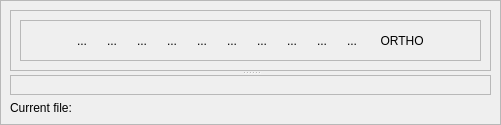
          <widget class="QStackedWidget" name="stackedWidget_main">
           <property name="sizePolicy">
            <sizepolicy hsizetype="Expanding" vsizetype="Preferred">
             <horstretch>0</horstretch>
             <verstretch>0</verstretch>
            </sizepolicy>
           </property>
           <property name="frameShape">
            <enum>QFrame::StyledPanel</enum>
           </property>
           <property name="frameShadow">
            <enum>QFrame::Plain</enum>
           </property>
           <property name="currentIndex">
            <number>0</number>
           </property>
           <widget class="QWidget" name="page_occ_gcode">
            <layout class="QGridLayout" name="gridLayout_7">
             <item row="0" column="0">
              <widget class="QSplitter" name="splitter">
               <property name="orientation">
                <enum>Qt::Vertical</enum>
               </property>
               <widget class="QFrame" name="frame_4">
                <property name="sizePolicy">
                 <sizepolicy hsizetype="Expanding" vsizetype="Expanding">
                  <horstretch>0</horstretch>
                  <verstretch>0</verstretch>
                 </sizepolicy>
                </property>
                <property name="frameShape">
                 <enum>QFrame::StyledPanel</enum>
                </property>
                <property name="frameShadow">
                 <enum>QFrame::Raised</enum>
                </property>
                <layout class="QGridLayout" name="gridLayout_11">
                 <item row="2" column="0" colspan="2">
                  <layout class="QGridLayout" name="gridLayout_occ"/>
                 </item>
                 <item row="0" column="0" colspan="2">
                  <widget class="QFrame" name="frame">
                   <property name="sizePolicy">
                    <sizepolicy hsizetype="Preferred" vsizetype="Minimum">
                     <horstretch>0</horstretch>
                     <verstretch>0</verstretch>
                    </sizepolicy>
                   </property>
                   <property name="minimumSize">
                    <size>
                     <width>0</width>
                     <height>0</height>
                    </size>
                   </property>
                   <property name="maximumSize">
                    <size>
                     <width>16777215</width>
                     <height>80</height>
                    </size>
                   </property>
                   <property name="frameShape">
                    <enum>QFrame::StyledPanel</enum>
                   </property>
                   <property name="frameShadow">
                    <enum>QFrame::Raised</enum>
                   </property>
                   <layout class="QGridLayout" name="gridLayout_4">
                    <item row="0" column="0">
                     <layout class="QGridLayout" name="gridLayout_2">
                      <item row="0" column="2">
                       <widget class="QToolButton" name="toolButton_zoom_plus">
                        <property name="text">
                         <string>...</string>
                        </property>
                        <property name="icon">
                         <iconset resource="icons.qrc">
                          <normaloff>:/pictures/btn_25_25_zoom_plus.png</normaloff>:/pictures/btn_25_25_zoom_plus.png</iconset>
                        </property>
                        <property name="iconSize">
                         <size>
                          <width>35</width>
                          <height>35</height>
                         </size>
                        </property>
                        <property name="autoRaise">
                         <bool>true</bool>
                        </property>
                       </widget>
                      </item>
                      <item row="0" column="6">
                       <widget class="QToolButton" name="toolButton_view_top">
                        <property name="text">
                         <string>...</string>
                        </property>
                        <property name="icon">
                         <iconset resource="icons.qrc">
                          <normaloff>:/pictures/btn_25_25_view_top.png</normaloff>:/pictures/btn_25_25_view_top.png</iconset>
                        </property>
                        <property name="iconSize">
                         <size>
                          <width>35</width>
                          <height>35</height>
                         </size>
                        </property>
                        <property name="autoRaise">
                         <bool>true</bool>
                        </property>
                       </widget>
                      </item>
                      <item row="0" column="11">
                       <widget class="QToolButton" name="toolButton_view_ortho">
                        <property name="sizePolicy">
                         <sizepolicy hsizetype="Fixed" vsizetype="Preferred">
                          <horstretch>0</horstretch>
                          <verstretch>0</verstretch>
                         </sizepolicy>
                        </property>
                        <property name="text">
                         <string> ORTHO</string>
                        </property>
                        <property name="icon">
                         <iconset resource="icons.qrc">
                          <normaloff>:/pictures/btn_25_25.png</normaloff>
                          <normalon>:/pictures/btn_25_25_in_green.png</normalon>:/pictures/btn_25_25.png</iconset>
                        </property>
                        <property name="iconSize">
                         <size>
                          <width>35</width>
                          <height>35</height>
                         </size>
                        </property>
                        <property name="checkable">
                         <bool>true</bool>
                        </property>
                        <property name="toolButtonStyle">
                         <enum>Qt::ToolButtonTextBesideIcon</enum>
                        </property>
                        <property name="autoRaise">
                         <bool>true</bool>
                        </property>
                       </widget>
                      </item>
                      <item row="0" column="3">
                       <widget class="QToolButton" name="toolButton_fit_all">
                        <property name="text">
                         <string>...</string>
                        </property>
                        <property name="icon">
                         <iconset resource="icons.qrc">
                          <normaloff>:/pictures/btn_25_25_zoom_extends.png</normaloff>:/pictures/btn_25_25_zoom_extends.png</iconset>
                        </property>
                        <property name="iconSize">
                         <size>
                          <width>35</width>
                          <height>35</height>
                         </size>
                        </property>
                        <property name="autoRaise">
                         <bool>true</bool>
                        </property>
                       </widget>
                      </item>
                      <item row="0" column="1">
                       <widget class="QToolButton" name="toolButton_zoom_min">
                        <property name="text">
                         <string>...</string>
                        </property>
                        <property name="icon">
                         <iconset resource="icons.qrc">
                          <normaloff>:/pictures/btn_25_25_zoom_min.png</normaloff>:/pictures/btn_25_25_zoom_min.png</iconset>
                        </property>
                        <property name="iconSize">
                         <size>
                          <width>35</width>
                          <height>35</height>
                         </size>
                        </property>
                        <property name="autoRaise">
                         <bool>true</bool>
                        </property>
                       </widget>
                      </item>
                      <item row="0" column="7">
                       <widget class="QToolButton" name="toolButton_view_bottom">
                        <property name="text">
                         <string>...</string>
                        </property>
                        <property name="icon">
                         <iconset resource="icons.qrc">
                          <normaloff>:/pictures/btn_25_25_view_bottom.png</normaloff>:/pictures/btn_25_25_view_bottom.png</iconset>
                        </property>
                        <property name="iconSize">
                         <size>
                          <width>35</width>
                          <height>35</height>
                         </size>
                        </property>
                        <property name="autoRaise">
                         <bool>true</bool>
                        </property>
                       </widget>
                      </item>
                      <item row="0" column="4">
                       <widget class="QToolButton" name="toolButton_view_front">
                        <property name="text">
                         <string>...</string>
                        </property>
                        <property name="icon">
                         <iconset resource="icons.qrc">
                          <normaloff>:/pictures/btn_25_25_view_front.png</normaloff>:/pictures/btn_25_25_view_front.png</iconset>
                        </property>
                        <property name="iconSize">
                         <size>
                          <width>35</width>
                          <height>35</height>
                         </size>
                        </property>
                        <property name="autoRaise">
                         <bool>true</bool>
                        </property>
                       </widget>
                      </item>
                      <item row="0" column="5">
                       <widget class="QToolButton" name="toolButton_view_back">
                        <property name="text">
                         <string>...</string>
                        </property>
                        <property name="icon">
                         <iconset resource="icons.qrc">
                          <normaloff>:/pictures/btn_25_25_view_back.png</normaloff>:/pictures/btn_25_25_view_back.png</iconset>
                        </property>
                        <property name="iconSize">
                         <size>
                          <width>35</width>
                          <height>35</height>
                         </size>
                        </property>
                        <property name="autoRaise">
                         <bool>true</bool>
                        </property>
                       </widget>
                      </item>
                      <item row="0" column="10">
                       <widget class="QToolButton" name="toolButton_view_3d">
                        <property name="text">
                         <string>...</string>
                        </property>
                        <property name="icon">
                         <iconset resource="icons.qrc">
                          <normaloff>:/pictures/btn_25_25_view_3d.png</normaloff>:/pictures/btn_25_25_view_3d.png</iconset>
                        </property>
                        <property name="iconSize">
                         <size>
                          <width>35</width>
                          <height>35</height>
                         </size>
                        </property>
                        <property name="autoRaise">
                         <bool>true</bool>
                        </property>
                       </widget>
                      </item>
                      <item row="0" column="12">
                       <spacer name="horizontalSpacer">
                        <property name="orientation">
                         <enum>Qt::Horizontal</enum>
                        </property>
                        <property name="sizeHint" stdset="0">
                         <size>
                          <width>40</width>
                          <height>20</height>
                         </size>
                        </property>
                       </spacer>
                      </item>
                      <item row="0" column="9">
                       <widget class="QToolButton" name="toolButton_view_right">
                        <property name="maximumSize">
                         <size>
                          <width>16777215</width>
                          <height>16777215</height>
                         </size>
                        </property>
                        <property name="text">
                         <string>...</string>
                        </property>
                        <property name="icon">
                         <iconset resource="icons.qrc">
                          <normaloff>:/pictures/btn_25_25_view_right.png</normaloff>:/pictures/btn_25_25_view_right.png</iconset>
                        </property>
                        <property name="iconSize">
                         <size>
                          <width>35</width>
                          <height>35</height>
                         </size>
                        </property>
                        <property name="autoRaise">
                         <bool>true</bool>
                        </property>
                       </widget>
                      </item>
                      <item row="0" column="8">
                       <widget class="QToolButton" name="toolButton_view_left">
                        <property name="text">
                         <string>...</string>
                        </property>
                        <property name="icon">
                         <iconset resource="icons.qrc">
                          <normaloff>:/pictures/btn_25_25_view_left.png</normaloff>:/pictures/btn_25_25_view_left.png</iconset>
                        </property>
                        <property name="iconSize">
                         <size>
                          <width>35</width>
                          <height>35</height>
                         </size>
                        </property>
                        <property name="autoRaise">
                         <bool>true</bool>
                        </property>
                       </widget>
                      </item>
                      <item row="0" column="0">
                       <spacer name="horizontalSpacer_2">
                        <property name="orientation">
                         <enum>Qt::Horizontal</enum>
                        </property>
                        <property name="sizeHint" stdset="0">
                         <size>
                          <width>40</width>
                          <height>20</height>
                         </size>
                        </property>
                       </spacer>
                      </item>
                     </layout>
                    </item>
                   </layout>
                  </widget>
                 </item>
                </layout>
               </widget>
               <widget class="QFrame" name="frame_gcode">
                <property name="sizePolicy">
                 <sizepolicy hsizetype="Expanding" vsizetype="Expanding">
                  <horstretch>0</horstretch>
                  <verstretch>0</verstretch>
                 </sizepolicy>
                </property>
                <property name="frameShape">
                 <enum>QFrame::StyledPanel</enum>
                </property>
                <property name="frameShadow">
                 <enum>QFrame::Raised</enum>
                </property>
                <layout class="QGridLayout" name="gridLayout_17">
                 <item row="1" column="0">
                  <layout class="QGridLayout" name="gridLayout_gcode"/>
                 </item>
                </layout>
               </widget>
              </widget>
             </item>
             <item row="1" column="0">
              <layout class="QGridLayout" name="gridLayout_8">
               <item row="1" column="1">
                <widget class="QLabel" name="label_current_file">
                 <property name="sizePolicy">
                  <sizepolicy hsizetype="Expanding" vsizetype="Preferred">
                   <horstretch>0</horstretch>
                   <verstretch>0</verstretch>
                  </sizepolicy>
                 </property>
                 <property name="text">
                  <string/>
                 </property>
                 <property name="alignment">
                  <set>Qt::AlignLeading|Qt::AlignLeft|Qt::AlignVCenter</set>
                 </property>
                </widget>
               </item>
               <item row="1" column="0">
                <widget class="QLabel" name="label_14">
                 <property name="sizePolicy">
                  <sizepolicy hsizetype="Minimum" vsizetype="Preferred">
                   <horstretch>0</horstretch>
                   <verstretch>0</verstretch>
                  </sizepolicy>
                 </property>
                 <property name="text">
                  <string>Current file: </string>
                 </property>
                </widget>
               </item>
              </layout>
             </item>
            </layout>
           </widget>
           <widget class="QWidget" name="page_settings">
            <layout class="QGridLayout" name="gridLayout_14">
             <item row="0" column="0">
              <layout class="QGridLayout" name="gridLayout_settings"/>
             </item>
            </layout>
           </widget>
          </widget>
